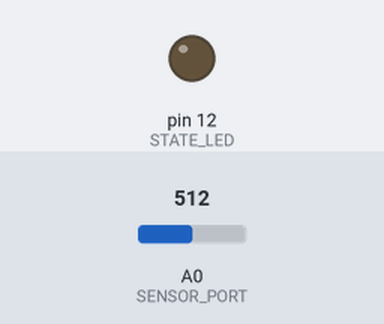
Recording of a sketch running on a simulated Arduino Uno, built with avr-gcc and run on an emulated ATmega328P. Parts: output pins drawn as LEDs (lit = HIGH). Inputs (shaded band) come from the test bench; at power-on: A0 (SENSOR_PORT) = 512.

Above: at 1.2 s.
1.3 s: A0 (SENSOR_PORT) set to 478
At 2.1 s:
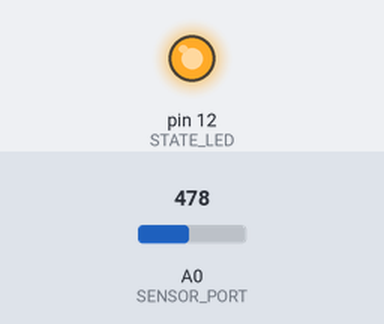
4.9 s: A0 (SENSOR_PORT) set to 511
At 6.1 s:
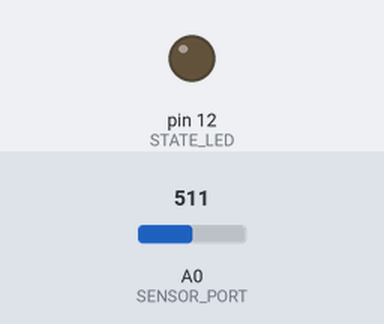
6.4 s: A0 (SENSOR_PORT) set to 306
At 7.4 s:
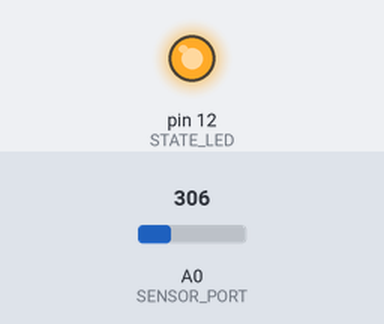
Timing chart, 0 to 8.9 s (numbered marks = the images above; inputs shaded):
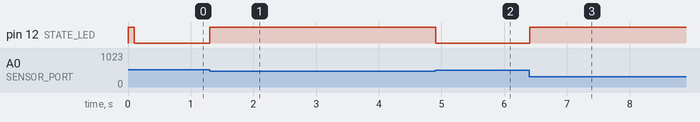

Measured:
- the behaviour switches between 493 and 492 on A0 (SENSOR_PORT) (found by bisection; images 0 and 1)
- after the input at 1.3 s, pin 12 (STATE_LED): LOW → HIGH at once
- after the input at 4.9 s, pin 12 (STATE_LED): HIGH → LOW at once
- after the input at 6.4 s, pin 12 (STATE_LED): LOW → HIGH at once

The sketch:

StandUp.ino
```cpp
/*
 * StandUp.ino
 * Sketch to sense the status of a person sitting on a chair using an FSR, and
 * transmit the status to an Android phone via Bluetooth.
 *
 * Created by Jayanth Chennamangalam on 2014.12.22
 * Original idea for StandUp: Kurian Jacob
 */

/* booleans */
#define FALSE                 0
#define TRUE                  1

/* serial communication */
#define BAUD_RATE             9600

/* pressure sensor */
#define SENSOR_PORT           A0
#define SENSOR_MIN            0
#define SENSOR_MAX            1023
#define SENSOR_INTERVAL       100      /* ms */

/* with no pressure (only pressure of chair) applied, the sensor value is 1023
   or a little lower, and while seated, the sensor value varies from ~970-990.
   the difference is > 20, so define that as the minimum difference */
#define SENSOR_STATE_DIFF     20

/* sitting status */
#define STATE_STANDING        0
#define STATE_SITTING         1

/* message strings */
#define MSG_STANDING          "User just stood up."
#define MSG_SITTING           "User just sat down."

/* indicator LED */
#define STATE_LED             12

/* global variable to hold previous state */
int prevSensorVal = SENSOR_MAX;
/* current state */
int sensorVal = SENSOR_MAX;
/* first iteration status */
int first = TRUE;
/* state */
int state = STATE_STANDING;

void setup()
{
  Serial.begin(BAUD_RATE);
  pinMode(STATE_LED, OUTPUT);
}

void loop()
{
  sensorVal = analogRead(SENSOR_PORT);

  /* the difference need to be at least SENSOR_STATE_DIFF to reduce the
     prospect of noise, also to use as a trigger */
  if (abs(sensorVal - prevSensorVal) >= SENSOR_STATE_DIFF)
  {
    updateState();
    prevSensorVal = sensorVal;
  }
  else if (first)
  {
    updateState();
    first = FALSE;
  }

  sendState();
  delay(SENSOR_INTERVAL);
}

void updateState()
{
  int LEDState = LOW;
  char* msgs[2] = { MSG_STANDING, MSG_SITTING };

  if (sensorVal < prevSensorVal)
  {
    state = STATE_SITTING;
    LEDState = HIGH;
  }
  else
  {
    state = STATE_STANDING;
    LEDState = LOW;
  }

  digitalWrite(STATE_LED, LEDState);
}

void sendState()
{
  if (Serial.available())
  {
    //Serial.println(msgs[state]);
    Serial.print(state);
    //Serial.println(sensorVal);
  }
}
```
